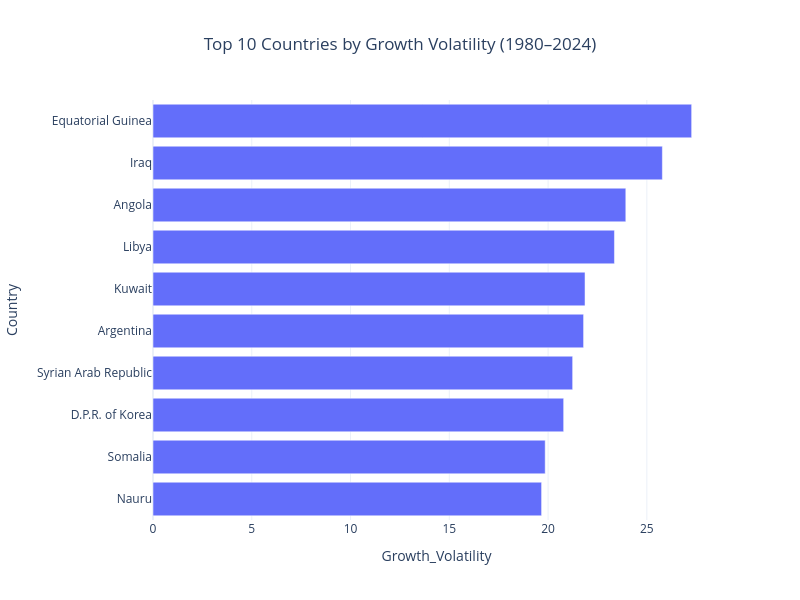

Notebook source saved alongside this figure:
### Markdown cell above
### Top 10 Countries by Growth Volatility (1980-2024)

### Code cell
import plotly.graph_objects as go

top10 = df_clean.sort_values("Growth_Volatility", ascending=False).head(10)

fig = go.Figure()

fig.add_trace(go.Bar(
    x=top10["Growth_Volatility"],
    y=top10["Country"],
    orientation='h'
))

fig.update_layout(
    title=dict(
        text="Top 10 Countries by Growth Volatility (1980–2024)",
        x=0.5
    ),
    xaxis_title="Growth_Volatility",
    yaxis_title="Country",
    width=800,
    height=600,
    template="plotly_white"
)

# Match seaborn ordering (highest at top)
fig.update_yaxes(autorange="reversed")

fig.show()

### Figure 1 — Plotly figure (JSON) as saved in the notebook; plotly's stock layout.template omitted (floating-point values rounded to 4 significant figures)
{"data": [{"orientation": "h", "type": "bar", "x": [27.27, 25.79, 23.94, 23.36, 21.87, 21.8, 21.24, 20.79, 19.85, 19.67], "y": ["Equatorial Guinea", "Iraq", "Angola", "Libya", "Kuwait", "Argentina", "Syrian Arab Republic", "D.P.R. of Korea", "Somalia", "Nauru"]}], "layout": {"height": 600, "title": {"text": "Top 10 Countries by Growth Volatility (1980–2024)", "x": 0.5}, "width": 800, "xaxis": {"title": {"text": "Growth_Volatility"}}, "yaxis": {"autorange": "reversed", "title": {"text": "Country"}}}}
